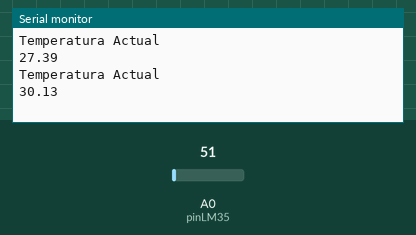
A sketch run on a simulated Arduino Uno, built with avr-gcc and run on an emulated ATmega328P. On the bench: the last lines printed to the serial monitor. The inputs (shaded band) are chosen by the test bench; at power-on: A0 (pinLM35) = 51.

Above: at 1.2 s.
1.3 s: A0 (pinLM35) set to 61
At 2.6 s:
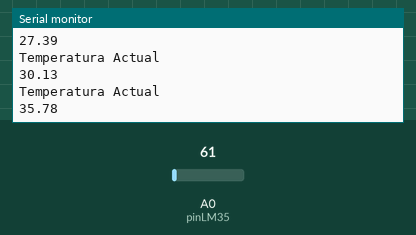
2.8 s: A0 (pinLM35) set to 71
At 3.8 s:
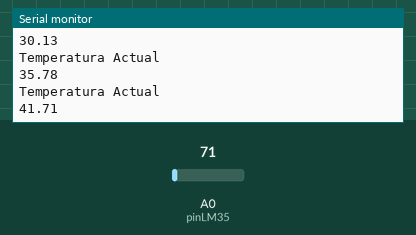
Timing chart, 0 to 5.8 s (numbered marks = the images above; inputs shaded):
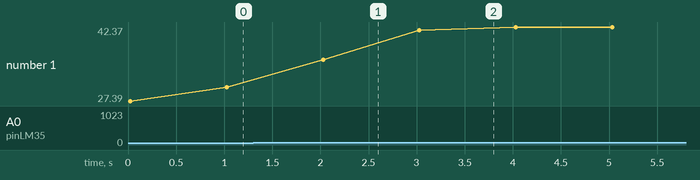

The sketch:

temperatura.ino
```cpp
float tempC; // Variable para almacenar el valor obtenido del sensor (0 a 1023)
int pinLM35 = 0; // Variable del pin de entrada del sensor (A0)
float tprom[10];
float temperatura = 0;
int posicion = 0;

void setup() {
  // Configuramos el puerto serial a 9600 bps
  Serial.begin(9600);

}

void loop() {
  while (posicion < 11) {
    // Con analogRead leemos el sensor, recuerda que es un valor de 0 a 1023
    tempC = analogRead(pinLM35);
    // Calculamos la temperatura con la fórmula
    tempC = (5 * tempC * 100) / 1024;
    tprom[posicion] = tempC;
    temperatura = temperatura + tprom[posicion];
    posicion++;
  }
  posicion=0;
  temperatura = temperatura / 10;
  // Envia el dato al puerto serial
  Serial.println("Temperatura Actual");
  Serial.println(temperatura);
  // Salto de línea
  //Serial.print("ln");

  // Esperamos un tiempo para repetir el loop
  delay(1000);
}
```

Measured:
- after the input at 1.3 s, the serial monitor: prints a new line after 0.73 s (image 1)
- after the input at 2.8 s, the serial monitor: prints a new line after 0.23 s (image 2)
- plotted number 1: 30.13 → 35.78 after the input at 1.3 s, 35.78 → 42.37 after the input at 2.8 s
